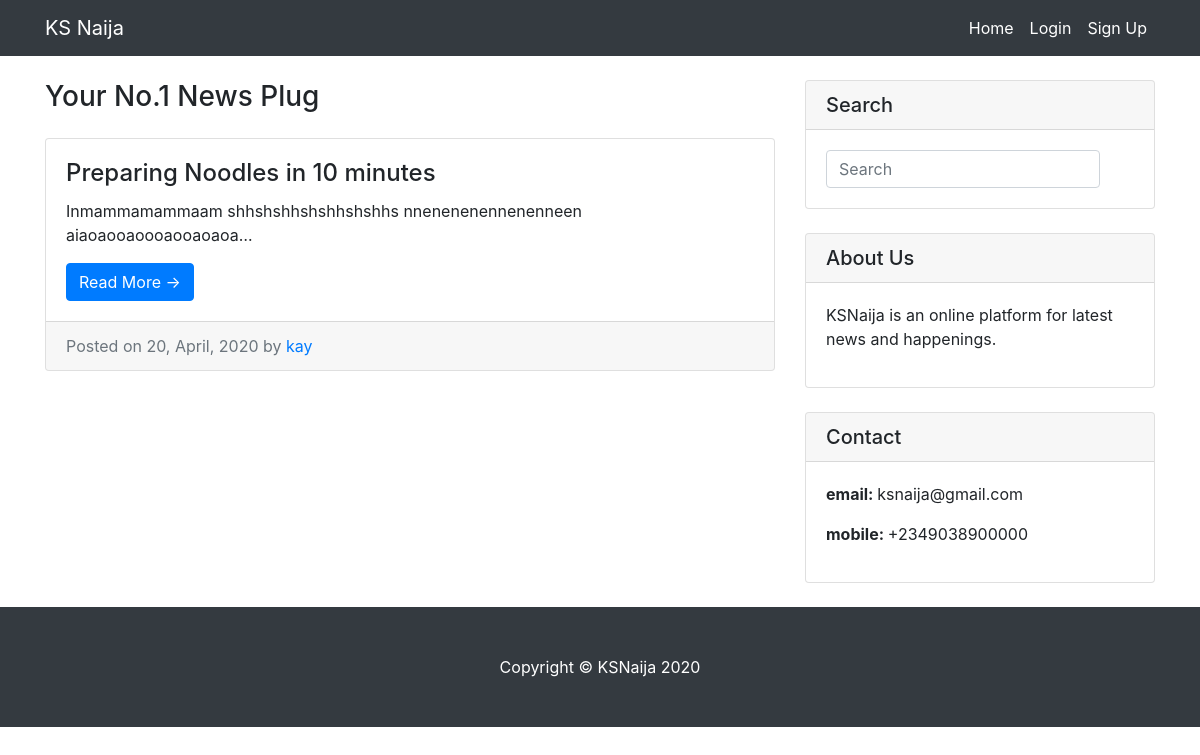
/, run on an earlier commit of the app's database.
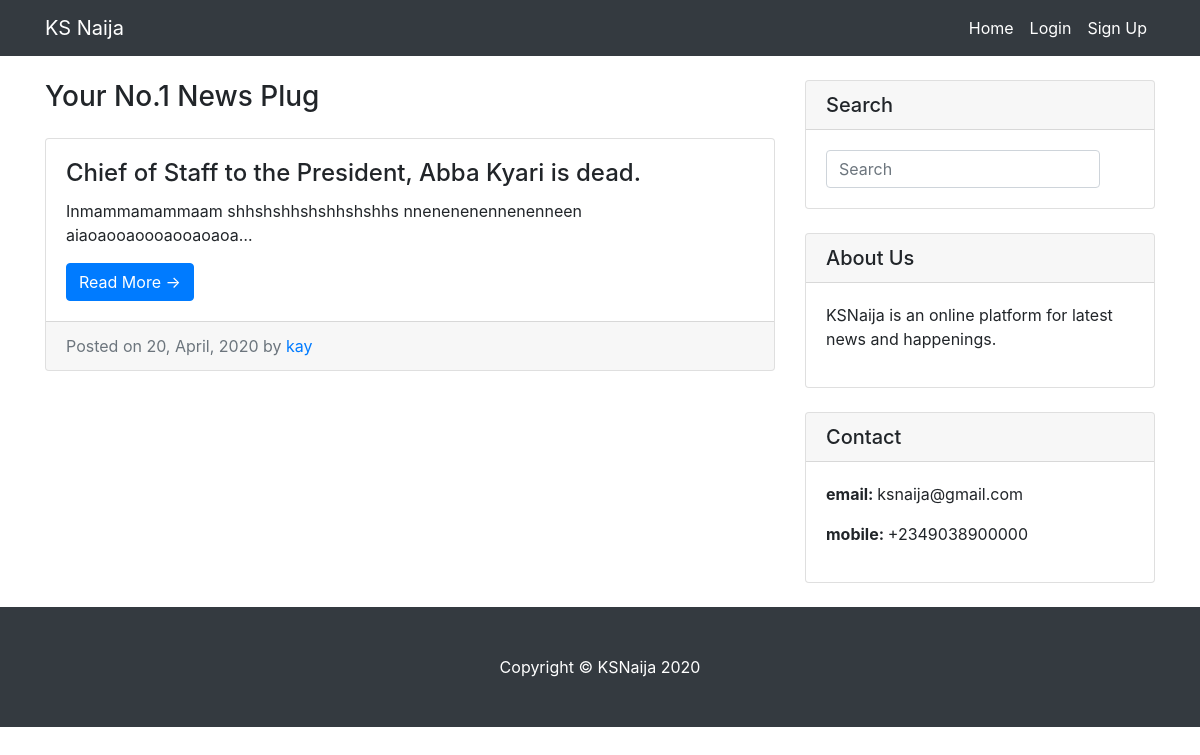
And on a later commit of the database.
### blog/models.py (models this page shows, shortened)
class Post(models.Model):
    title = models.CharField(max_length=100)
    content = models.TextField()
    date = models.DateTimeField(auto_now_add=True)
    author = models.ForeignKey(User, on_delete=models.CASCADE)
    image = CloudinaryField('image')
    def get_absolute_url(self):
        return reverse('post-detail', kwargs={'pk': self.pk})

### blog/views.py (the view)
# urls.py: path('', PostList.as_view(), name='home'),
class PostList(ListView):
    model = Post
    template_name = 'blog/index.html'
    context_object_name = 'blog_posts'
    ordering = ['-date']
    paginate_by = 10

### blog/templates/blog/index.html (shortened to what this page needs)
{% extends 'blog/base.html' %}
{% block content %}
      <div class="col-md-8">
        <h3 class="my-4">Your No.1 News Plug
        </h3>
          {% for post in blog_posts %}
        <div class="card mb-4">
          <div class="card-body">
            <h4 class="card-title">{{ post.title }}</h4>
              <p class="card-text">{{ post.content|truncatechars:75 }}</p>
                <a href="{{ post.get_absolute_url }}" class="btn btn-primary">Read More &rarr;</a>
          </div>
          <div class="card-footer text-muted">
            Posted on {{ post.date|date:'d, F, Y' }} by
            <a href="{% url 'user-post' post.author.username %}">{{ post.author }}</a>
          </div>
        </div>
          {% endfor %}
      </div>
{% endblock %}

What changed in the data, as far as the page shows it:
changed Post "Inmammamammaam shhshshhshshhshshhs nnenenenennenenneen aiaoaooaoooaooaoaoa…": title "Preparing Noodles in 10 minutes" → "Chief of Staff to the President, Abba Kyari is dead."
